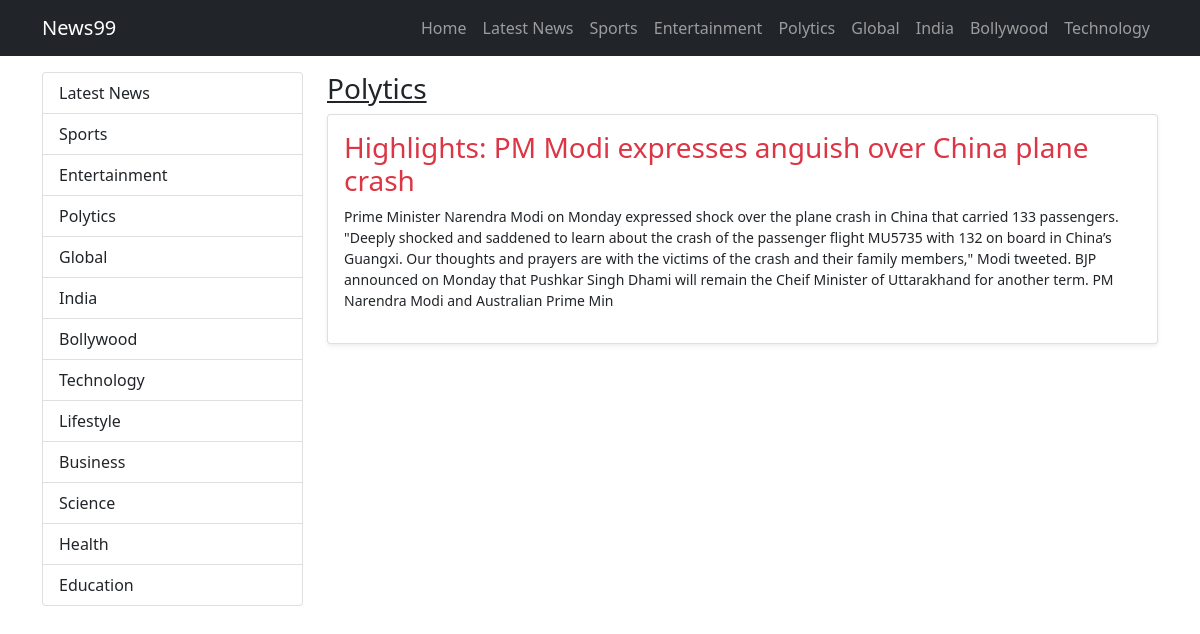
Screenshot of /category/polytics/ with the database file from the repository.
### article/models.py (models this page shows, shortened)
class Category(models.Model):
    name = models.CharField(max_length=100)
    slug = models.SlugField(max_length=100)
    status = models.BooleanField(default=True)

class News(models.Model):
    title = models.CharField(max_length=200)
    description = models.TextField()
    category = models.ForeignKey('Category', default=1, on_delete=models.CASCADE, blank=True)
    doc = models.DateField(auto_now_add=True)
    slug = models.SlugField(max_length=100)
    status = models.BooleanField(default=True)
    author = models.CharField(max_length=100)

### article/views.py (the view)
# urls.py: path("category/<str:slug>/", CategoryView.as_view(), name="category"),
class CategoryView(View):
    def get(self, request, slug):
        return render(request, "category.html", {
            'categories': Category.objects.filter(status=True),
            'category': Category.objects.get(slug=slug),
            'nav_cats': Category.objects.filter(status=True)[0:7],
        })

### article/templates/category.html
{% extends "base.html" %}
{% block content %}
<div class="col-lg-3">
    <div class="list-group">
        <a href="" class="list-group-item list-group-item-action">Latest News</a>
        {% for category in categories %}
        <a href="{% url 'category' category.slug %}" class="list-group-item list-group-item-action">{{category.name}}</a>
        {% endfor %}
    </div>
</div>
<div class="col-lg-9">
    <h3 class="text-decoration-underline">{{category.name}}</h3>
    {% for news in category.news_set.all %}
    <div class="card mb-3 shadow shadow-sm">
        <a href="{% url 'news' news.slug %}" class="text-decoration-none text-dark">
        <div class="card-body">
            <h3 class="nav-link p-0 text-danger">{{news.title}}</h3>
            <p class="small">{{news.description|slice:":500"}}</p>
        </div>
        </a>
    </div>
    {% endfor %}
</div>
{% endblock content %}

### article/templates/base.html (shortened to what this page needs)
<!DOCTYPE html>
<html lang="en">
<head>
    <link href="https://cdn.jsdelivr.net/npm/bootstrap@5.1.3/dist/css/bootstrap.min.css" rel="stylesheet">
</head>
<body>
    <nav class="navbar sticky-top navbar-expand-lg bg-dark navbar-dark">
        <div class="container">
            <a href="{% url 'homepage'%}" class="navbar-brand">News99</a>
            <ul class="navbar-nav">
                <li class="nav-item">
                    <a href="{% url 'homepage'%}" class="nav-link">Home</a>
                </li>
                <li class="nav-item">
                    <a href="" class="nav-link">Latest News</a>
                </li>
                {% for nav_cat in nav_cats %}
                <li class="nav-item">
                    <a href="{% url 'category' nav_cat.slug %}" class="nav-link">{{nav_cat.name}}</a>
                </li>
                {% endfor %}
            </ul>
        </div>
    </nav>
    <div class="container">
        <div class="row my-3">
            {% block content %}{% endblock content %}
        </div>
    </div>
</body>
</html>

### rows the page displays
Category: name "Sports"
Category: name "Entertainment"
Category: name "Polytics"
Category: name "Global"
Category: name "India"
Category: name "Bollywood"
Category: name "Technology"
Category: name "Lifestyle"
Category: name "Business"
Category: name "Science"
Category: name "Health"
Category: name "Education"
News: title "Highlights: PM Modi expresses anguish over China plane crash", description "Prime Minister Narendra Modi on Monday expressed shock over the plane crash in China that carried 133 passengers. \"Deeply shocked and saddened to learn about the crash of the passenger flight MU5735 with 132 on board in China’s Guangxi. Our thoughts and prayers are with the victims of the crash and their family members,\" Modi tweeted. BJP announced on Monday that Pushkar Singh Dhami will remain the Cheif Minister of Uttarakhand for another term. PM Narendra Modi and Australian Prime Min"
